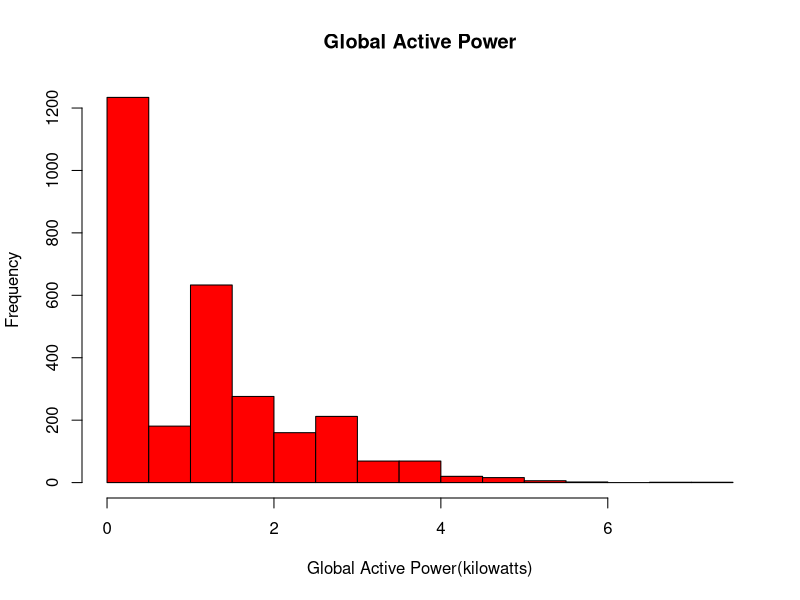

Here is the R script that generated this plot:
powerUsage <- read.csv("2DayData.csv",sep=" ")
gap <- as.character(powerUsage$Global_active_power)
gap_numeric <- as.numeric(gap)
png(filename = "plot1.png",width = 480, height = 480, units = "px", pointsize = 12)
hist(gap_numeric ,col="red",main="Global Active Power",xlab="Global Active Power(kilowatts)")
dev.off()